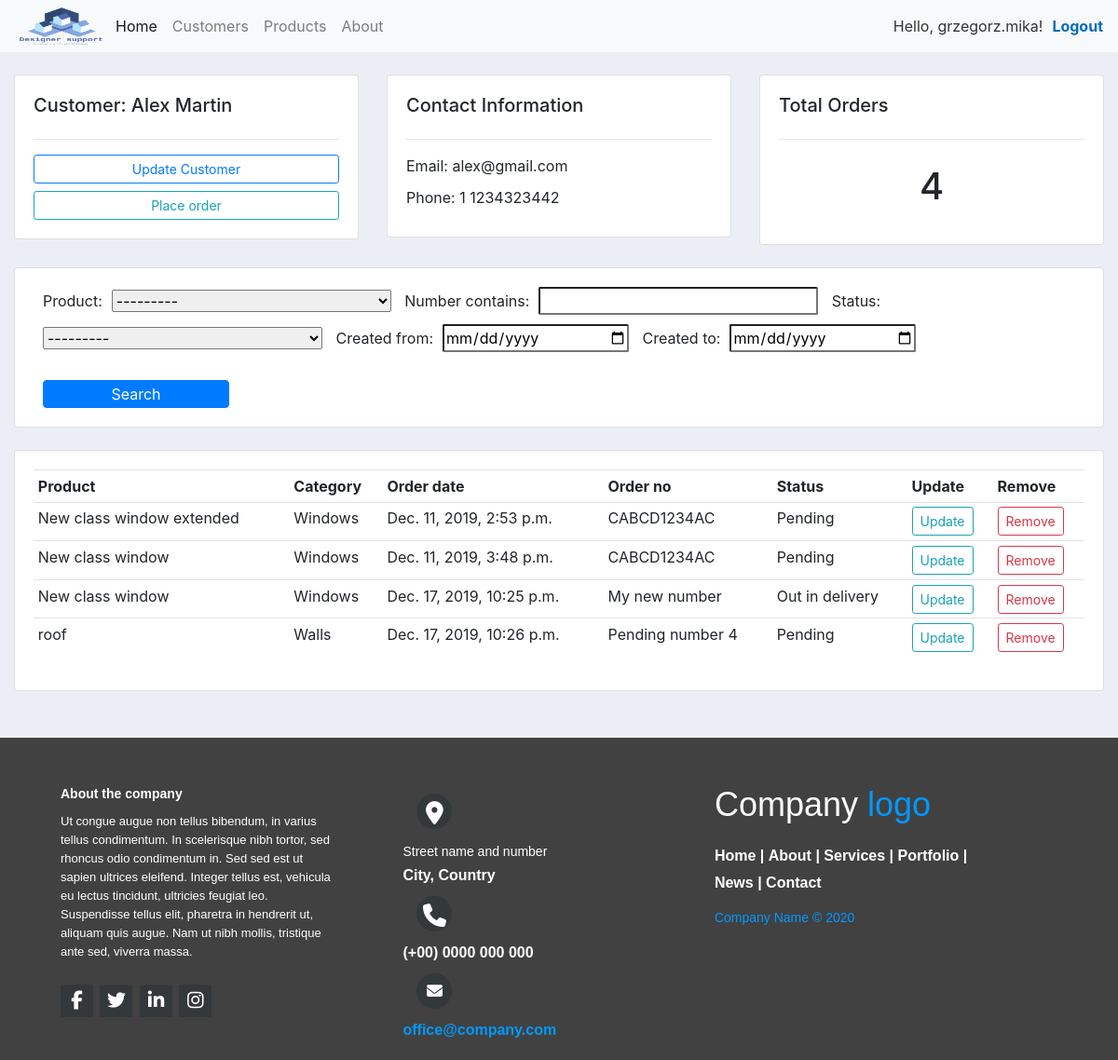
/customers/2/ (signed in), run on an earlier commit of the app's database.
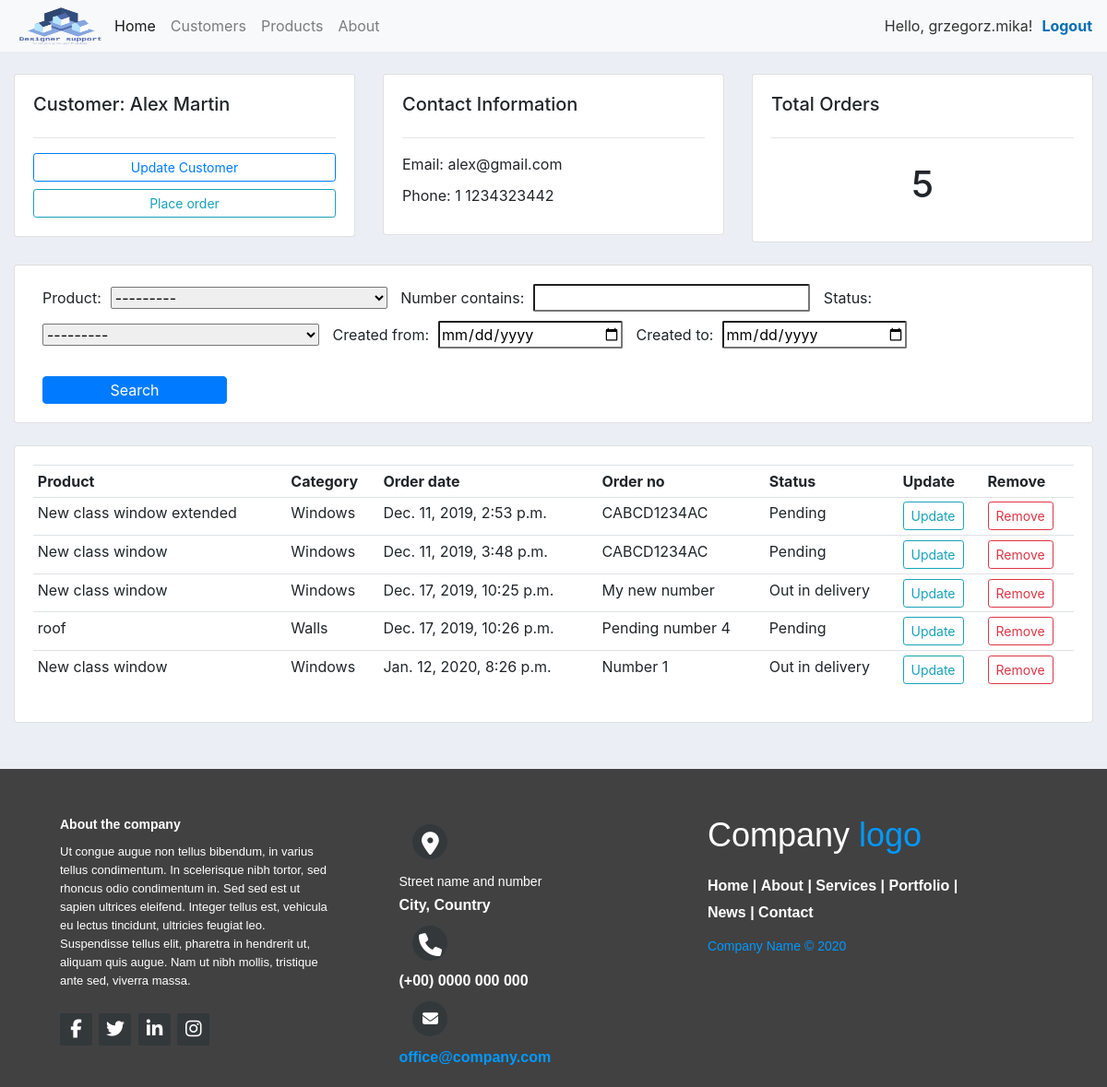
And on a later commit of the database.
### accounts/models.py (models this page shows, shortened)
class Order(models.Model):
    customer = models.ForeignKey(Customer,null=True, on_delete=models.SET_NULL)
    product = models.ForeignKey(Product,null=True, on_delete=models.SET_NULL)
    STATUS = (
        ('PENDING', 'Pending'),
        ('UNDER_DELIVERY','Out in delivery'),
        ('DELIVERED', 'Delivered to the customer')
    )
    number = models.CharField(max_length=200)
    date_created = models.DateTimeField(auto_now_add=True)
    status = models.CharField(max_length=20, null=True, choices=STATUS)
    def status_value(self):
        for s in self.STATUS:
            if s[0] == self.status:
                return s[1]
        return None

class Product(models.Model):
    CATEGORY = (
        ('CAT1', 'Windows'),
        ('CAT2', 'Doors'),
        ('CAT3', 'Walls'),
    )
    name = models.CharField(max_length=200)
    price = models.FloatField()
    category = models.CharField(max_length=20, null=True, choices=CATEGORY)
    description = models.TextField(max_length=4000, null=True)
    date_created = models.DateTimeField(auto_now_add=True)
    tags = models.ManyToManyField(Tag)
    def cat_value(self):
        for c in self.CATEGORY:
            if c[0] == self.category:
                return c[1]
        return None
    def __str__(self):
        return f'Product name: {self.name}'

### accounts/views.py (the view)
# urls.py: path('customers/<str:pk>/', views.accounts, name='customer'),
@login_required(login_url=reverse_lazy('login'))
def accounts(request, pk):
    customer = get_object_or_404(Customer, id=pk)
    orders = customer.order_set.all()
    o_l = len(orders)
    order_filter = OrderFilter(request.GET,queryset=orders)
    orders = order_filter.qs
    context = {'customer':customer, 'orders':orders, 'o_l':o_l, 'order_filter':order_filter}
    return render(request,'accounts/customers.html', context)

### accounts/templates/accounts/customers.html
{% extends "accounts/index.html" %}
{% block content %}
<br>
<div class="row">
	<div class="col-md">
		<div class="card card-body">
			<h5>Customer: {{customer.name}}</h5>
			<hr>
			<a class="btn btn-outline-primary  btn-sm btn-block" href="">Update Customer</a>
			<a class="btn btn-outline-info  btn-sm btn-block" href="{% url 'customer_orders' customer.id %}">Place order</a>
		</div>
	</div>
	<div class="col-md">
		<div class="card card-body">
			<h5>Contact Information</h5>
			<hr>
			<p>Email: <span>{{customer.email}}</span></p>
			<p>Phone: <span>{{customer.phone}}</span></p>
		</div>
	</div>
	<div class="col-md">
		<div class="card card-body">
			<h5>Total Orders</h5>
			<hr>
			<h1 style="text-align: center;padding: 10px">{{o_l}}</h1>
		</div>
	</div>
</div>
<br>
<div class="row">
	<div class="col">
		<div class="card card-body">
			<form method="get" class="inline-search">
				{{ order_filter.form }}
		    <button class="btn btn-primary" type="submit">Search</button>
		  </form>
		</div>
	</div>
</div>
<br>
<div class="row">
	<div class="col-md">
		<div class="card card-body">
			<table class="table table-sm">
				<tr>
					<th>Product</th>
					<th>Category</th>
					<th>Order date </th>
					<th>Order no </th>
					<th>Status</th>
					<th>Update</th>
					<th>Remove</th>
                </tr>
                {% for o in orders %}
                    <tr>
                        <td>{{ o.product.name}}</td>
                        <td>{{ o.product.cat_value}}</td>
						<td>{{ o.date_created}}</td>
						<td>{{ o.number}}</td>
                        <td>{{ o.status_value }}</td>
                        <td><a href="{% url 'upd_order' o.id %}" class="btn btn-sm btn-outline-info">Update</a></td>
                        <td><a href="{% url 'del_order' o.id %}" class="btn btn-sm btn-outline-danger">Remove</a></td>
				</tr>
                {% endfor %}
			</table>
		</div>
	</div>
</div>
{% endblock content %}

What changed in the data, as far as the page shows it:
added Order: product.name "New class window", product.cat_value "Windows", date_created "Jan. 12, 2020, 8:26 p.m.", number "Number 1", status_value "Out in delivery"
Also different on the page:
{{ o_l }}: "4" → "5"
